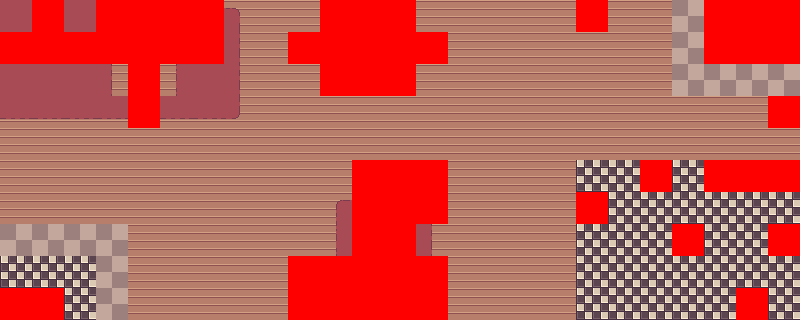

The image is a tile-based game level rendered from a .tmx file. Its description and complete source (layers, tilesets, objects, tile grids) follow:
An orthogonal 25x10 tile map with 32x32 px tiles, 8 tile layers (NPCS, Floor, Carpet, Decor, ...), 3 tilesets.

<map version="1.10" tiledversion="1.10.2" orientation="orthogonal" renderorder="right-down" width="25" height="10" tilewidth="32" tileheight="32" infinite="0" nextlayerid="9" nextobjectid="1">
 <tileset firstgid="1" source="../House1/interior.tsx" />
 <tileset firstgid="233" source="interior furniture.tsx" />
 <tileset firstgid="253" source="../../Town/setup.tsx" />
 <layer id="1" name="NPCS" width="25" height="10">
  <data encoding="csv">
0,0,0,0,0,0,0,0,0,0,0,0,0,0,0,0,0,0,0,0,0,0,0,0,0,
0,0,0,0,0,0,0,0,0,0,0,0,0,0,0,0,0,0,0,0,0,0,0,0,0,
0,0,0,0,0,0,0,0,0,0,0,0,0,0,0,0,0,0,0,0,0,0,0,0,0,
0,0,0,0,0,0,0,0,0,0,0,0,0,0,0,259,0,0,0,0,0,0,0,0,0,
0,0,0,0,0,0,0,0,0,0,0,0,0,0,0,0,0,0,0,0,0,0,0,0,0,
0,0,0,0,0,0,0,0,0,0,0,0,0,0,0,0,0,0,0,0,0,0,0,0,0,
0,0,0,0,0,0,0,0,0,0,0,0,0,0,0,0,0,0,0,0,0,0,0,0,0,
0,0,0,0,0,0,0,0,0,0,0,0,0,0,0,0,0,0,0,0,0,0,0,0,0,
0,0,0,0,0,0,0,0,0,0,0,0,0,0,0,0,0,0,0,0,0,0,0,0,0,
0,0,0,0,0,0,0,0,0,0,0,0,0,0,0,0,0,0,0,0,0,0,0,0,0
</data>
 </layer>
 <layer id="2" name="Floor" width="25" height="10">
  <data encoding="csv">
1,1,1,1,1,1,1,1,1,1,1,1,1,1,1,1,1,1,1,1,1,17,17,1,17,
1,1,1,1,1,1,1,1,1,1,1,1,1,1,1,1,1,1,1,1,1,17,17,1,17,
1,1,1,1,1,1,1,1,1,1,1,1,1,1,1,1,1,1,1,1,1,17,17,17,17,
1,1,1,1,1,1,1,1,1,1,1,1,1,1,1,1,1,1,1,1,1,1,1,1,1,
1,1,1,1,1,1,1,1,1,1,1,1,1,1,1,1,1,1,1,1,1,1,1,1,1,
1,1,1,1,1,1,1,1,1,1,1,1,1,1,1,1,1,1,33,33,33,33,33,33,33,
1,1,1,1,1,1,1,1,1,1,1,1,1,1,1,1,1,1,33,33,33,33,33,33,33,
17,17,17,17,1,1,1,1,1,1,1,1,1,1,1,1,1,1,33,33,33,33,33,33,33,
33,33,33,17,1,1,1,1,1,1,1,1,1,1,1,1,1,1,33,33,33,33,33,33,33,
33,33,33,17,1,1,1,1,1,1,1,1,1,1,1,1,1,1,33,33,33,33,33,33,33
</data>
 </layer>
 <layer id="6" name="Carpet" width="25" height="10">
  <data encoding="csv">
31,31,31,32,0,14,15,16,0,0,0,0,0,0,0,0,0,0,0,0,0,0,0,0,0,
31,536870943,31,32,0,30,31,32,0,0,0,0,0,0,0,0,0,0,0,0,0,0,0,0,0,
31,31,31,32,0,30,31,32,0,0,0,0,0,0,0,0,0,0,0,0,0,0,0,0,0,
47,47,47,47,47,47,47,48,0,0,0,0,0,0,0,0,0,0,0,0,0,0,0,0,0,
0,0,0,0,0,0,0,0,0,0,0,0,0,0,0,0,0,0,0,0,0,0,0,0,0,
0,0,0,0,0,0,0,0,0,0,0,0,0,0,0,0,0,0,0,0,249,0,244,245,246,
0,0,0,0,0,0,0,0,0,0,14,15,15,16,0,0,0,0,2147483889,0,0,0,0,0,0,
0,0,0,0,0,0,0,0,0,0,30,31,31,32,0,0,0,0,0,0,0,251,0,0,243,
0,0,0,0,0,0,0,0,0,0,46,47,47,48,0,0,0,0,0,0,0,0,0,0,0,
0,0,0,0,0,0,0,0,0,0,0,0,188,0,0,0,0,0,0,0,0,0,0,237,0
</data>
 </layer>
 <layer id="7" name="Decor" width="25" height="10">
  <data encoding="csv">
0,234,0,91,91,91,90,0,0,0,61,62,63,0,0,0,0,0,238,0,0,0,2684354726,2684354710,2684354694,
1610612970,251,2684354794,107,107,107,106,0,0,126,77,78,79,110,0,0,0,0,0,0,0,0,2684354727,2684354711,2684354695,
0,0,0,0,137,0,0,0,0,0,93,94,95,0,0,0,0,0,0,0,0,0,0,0,0,
0,0,0,0,153,0,0,0,0,0,0,0,0,0,0,0,0,0,0,0,0,0,0,0,240,
0,0,0,0,0,0,0,0,0,0,0,0,0,0,0,0,0,0,0,0,0,0,0,0,0,
0,0,0,0,0,0,0,0,0,0,0,0,0,137,0,0,0,0,0,0,0,0,0,0,0,
0,0,0,0,0,0,0,0,0,0,0,88,89,153,0,0,0,0,0,0,0,0,0,0,0,
0,0,0,0,0,0,0,0,0,0,0,120,121,0,0,0,0,0,0,0,0,0,0,0,0,
0,0,0,0,0,0,0,0,0,0,0,0,0,0,0,0,0,0,0,0,0,0,0,0,0,
0,0,0,0,0,0,0,0,0,0,0,0,188,189,0,0,0,0,0,0,0,0,0,0,0
</data>
 </layer>
 <layer id="8" name="Decor 2" width="25" height="10">
  <data encoding="csv">
0,0,0,0,0,0,0,0,0,0,0,0,0,0,0,0,0,0,0,0,0,0,0,0,0,
0,0,0,0,0,0,0,0,0,0,0,0,0,0,0,0,0,0,0,0,0,0,0,0,0,
0,0,0,0,0,0,0,0,0,0,109,109,109,0,0,0,0,0,0,0,0,0,0,0,0,
0,0,0,0,0,0,0,0,0,0,0,0,0,0,0,0,0,0,0,0,0,0,0,0,0,
0,0,0,0,0,0,0,0,0,0,0,0,0,0,0,0,0,0,0,0,0,0,0,0,0,
0,0,0,0,0,0,0,0,0,0,0,141,142,0,0,0,0,0,0,0,0,0,0,0,0,
0,0,0,0,0,0,0,0,0,0,0,0,0,0,0,0,0,0,0,0,0,0,0,0,0,
0,0,0,0,0,0,0,0,0,0,0,0,0,0,0,0,0,0,0,0,0,0,0,0,0,
0,0,0,0,0,0,0,0,0,176,171,172,172,173,0,0,0,0,0,0,0,0,0,0,0,
0,0,0,0,0,0,0,0,0,192,187,188,188,0,0,0,0,0,0,0,0,0,0,0,0
</data>
 </layer>
 <layer id="3" name="Collisions" width="25" height="10">
  <data encoding="csv">
0,259,0,259,259,259,259,0,0,0,259,259,259,0,0,0,0,0,259,0,0,0,259,259,259,
259,259,259,259,259,259,259,0,0,259,259,259,259,259,0,0,0,0,0,0,0,0,259,259,259,
0,0,0,0,259,0,0,0,0,0,259,259,259,0,0,0,0,0,0,0,0,0,0,0,0,
0,0,0,0,259,0,0,0,0,0,0,0,0,0,0,0,0,0,0,0,0,0,0,0,259,
0,0,0,0,0,0,0,0,0,0,0,0,0,0,0,0,0,0,0,0,0,0,0,0,0,
0,0,0,0,0,0,0,0,0,0,0,259,259,259,0,0,0,0,0,0,259,0,259,259,259,
0,0,0,0,0,0,0,0,0,0,0,259,259,259,0,0,0,0,259,0,0,0,0,0,0,
0,0,0,0,0,0,0,0,0,0,0,259,259,0,0,0,0,0,0,0,0,259,0,0,259,
0,0,0,0,0,0,0,0,0,259,259,259,259,259,0,0,0,0,0,0,0,0,0,0,0,
0,0,0,0,0,0,0,0,0,259,259,259,259,259,0,0,0,0,0,0,0,0,0,259,0
</data>
 </layer>
 <layer id="4" name="Exit" width="25" height="10">
  <data encoding="csv">
0,0,0,0,0,0,0,0,0,0,0,0,0,0,0,0,0,0,0,0,0,0,0,0,0,
0,0,0,0,0,0,0,0,0,0,0,0,0,0,0,0,0,0,0,0,0,0,0,0,0,
0,0,0,0,0,0,0,0,0,0,0,0,0,0,0,0,0,0,0,0,0,0,0,0,0,
0,0,0,0,0,0,0,0,0,0,0,0,0,0,0,0,0,0,0,0,0,0,0,0,0,
0,0,0,0,0,0,0,0,0,0,0,0,0,0,0,0,0,0,0,0,0,0,0,0,0,
0,0,0,0,0,0,0,0,0,0,0,0,0,0,0,0,0,0,0,0,0,0,0,0,0,
0,0,0,0,0,0,0,0,0,0,0,0,0,0,0,0,0,0,0,0,0,0,0,0,0,
0,0,0,0,0,0,0,0,0,0,0,0,0,0,0,0,0,0,0,0,0,0,0,0,0,
0,0,0,0,0,0,0,0,0,0,0,0,0,0,0,0,0,0,0,0,0,0,0,0,0,
259,0,0,0,0,0,0,0,0,0,0,0,0,0,0,0,0,0,0,0,0,0,0,0,0
</data>
 </layer>
 <layer id="5" name="PlayerStart" width="25" height="10">
  <data encoding="csv">
0,0,0,0,0,0,0,0,0,0,0,0,0,0,0,0,0,0,0,0,0,0,0,0,0,
0,0,0,0,0,0,0,0,0,0,0,0,0,0,0,0,0,0,0,0,0,0,0,0,0,
0,0,0,0,0,0,0,0,0,0,0,0,0,0,0,0,0,0,0,0,0,0,0,0,0,
0,0,0,0,0,0,0,0,0,0,0,0,0,0,0,0,0,0,0,0,0,0,0,0,0,
0,0,0,0,0,0,0,0,0,0,0,0,0,0,0,0,0,0,0,0,0,0,0,0,0,
0,0,0,0,0,0,0,0,0,0,0,0,0,0,0,0,0,0,0,0,0,0,0,0,0,
0,0,0,0,0,0,0,0,0,0,0,0,0,0,0,0,0,0,0,0,0,0,0,0,0,
0,0,0,0,0,0,0,0,0,0,0,0,0,0,0,0,0,0,0,0,0,0,0,0,0,
0,0,0,0,0,0,0,0,0,0,0,0,0,0,0,0,0,0,0,0,0,0,0,0,0,
0,259,0,0,0,0,0,0,0,0,0,0,0,0,0,0,0,0,0,0,0,0,0,0,0
</data>
 </layer>
</map>
